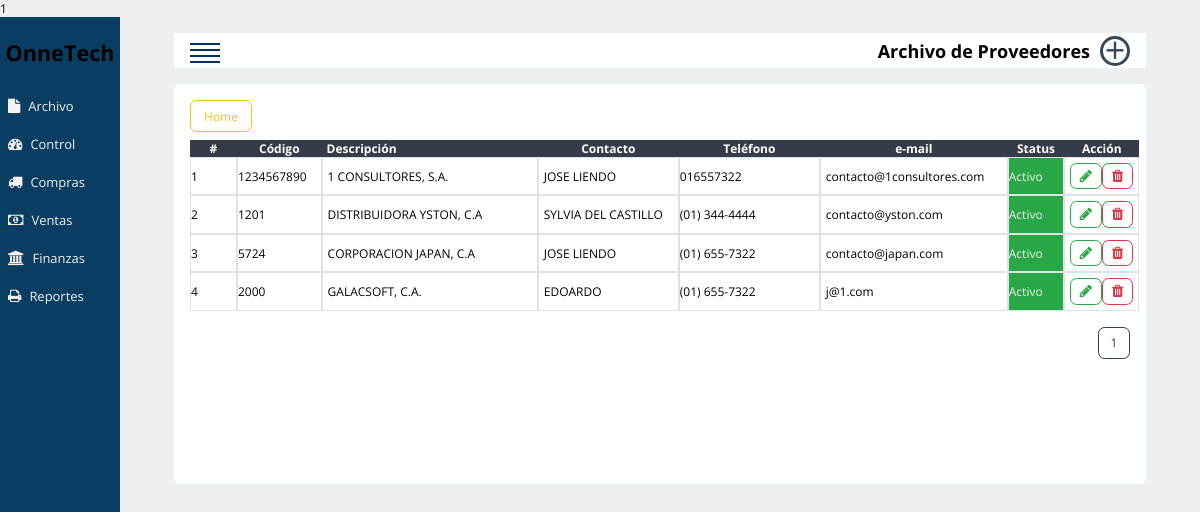
The page /provider.php on the database its author committed.
### tables this page shows
CREATE TABLE IF NOT EXISTS `fprovider` (
  `FP_ID` int(10) NOT NULL AUTO_INCREMENT,
  `FP_CODE` varchar(80) DEFAULT NULL,
  `FP_DESCRIPTION` varchar(180) DEFAULT NULL,
  `FP_TYPEPROVIDER` int(3) DEFAULT '1',
  `FP_TYPEDOC` int(3) DEFAULT NULL,
  `FP_DOCUMENT` varchar(50) DEFAULT NULL,
  `FP_ANDRESS1` varchar(200) DEFAULT NULL,
  `FP_ANDRESS2` varchar(200) DEFAULT NULL,
  `FP_ANDRESS3` varchar(200) DEFAULT NULL,
  `FP_PHONE1` varchar(50) DEFAULT NULL,
  `FP_PHONE2` varchar(50) DEFAULT NULL,
  `FP_MOVIL1` varchar(50) DEFAULT NULL,
  `FP_MOVIL2` varchar(50) DEFAULT NULL,
  `FP_CONTACT` varchar(50) DEFAULT NULL,
  `FP_EMAIL` varchar(50) DEFAULT NULL,
  `FP_EMAILALT` varchar(50) DEFAULT NULL,
  `FP_STARDATE` date DEFAULT NULL,
  `FP_WEBSITE` varchar(50) DEFAULT NULL,
  `FP_FACEBOOK` varchar(50) DEFAULT NULL,
  `FP_TWITTER` varchar(50) DEFAULT NULL,
  `FP_INSTAGRAM` varchar(50) DEFAULT NULL,
  `FP_CREDITDAY` int(5) DEFAULT '0',
  `FP_CREDITLIMIT` decimal(10,2) DEFAULT '0.00',
  `FP_PLUSDAY` int(5) DEFAULT '0',
  `FP_EXEMPT` int(2) DEFAULT '1',
  `FP_STATUS` int(2) DEFAULT '1',
  `FP_CREATEDATE` date DEFAULT NULL,
  `FP_LASTDATEMOD` timestamp NULL DEFAULT CURRENT_TIMESTAMP ON UPDATE CURRENT_TIMESTAMP,
  `FP_USER` int(11) DEFAULT NULL,
  PRIMARY KEY (`FP_ID`)
);

### model/provider.model.php (called while the page is built, shortened)
<?php
include('controller/method.controller.php');
$ListTable = new ListData($conexion);
$Vista = $ListTable->ListResultFile($conexion, 'fprovider',ItemsPager);
$row = count($Vista);
$numberPager = ceil(($row/ItemsPager));
$stard =0;
	$PagerResult = $ListTable->PagerResult($conexion,'fprovider','FP_ID',$stard,ItemsPager);
include('views/provider.view.php');

### controller/template.controller.php (called while the page is built, shortened)
<?php
class LinkGroup
{
	static public function Menu(){
		include 'views/modulos/menu.php';
	}
	static public function Provider(){
		include "model/provider.model.php";
	}
}

### provider.php (called while the page is built, shortened)
<?php
require_once ('controller/template.controller.php');
LinkGroup::Provider();

### controller/method.controller.php (called while the page is built, shortened)
<?php
class ListData
{
	public function ListResultFile($conexion,$table,$order){
		$sql = "SELECT * FROM $table ORDER BY $order";
			    $ListResultFile = $conexion->prepare($sql);
			    $ListResultFile->execute();
			    $rListResultFile = $ListResultFile->fetchAll();
			    return $rListResultFile;
	}
	public function PagerResult($conexion,$table,$Order,$pagestard,$items){
		$sql = "SELECT * FROM $table ORDER BY $Order LIMIT $pagestard,$items";
			    $PagerResult = $conexion->prepare($sql);
			    $PagerResult->execute();
			    $rPagerResult = $PagerResult->fetchAll();
			    return $rPagerResult;
	}
}

### views/modulos/__files/table_provider.php (the view, shortened to what this page needs)
<div class="ContentList" id="content_list">
	<div class="Table" id="table_items">
			<div class="HeaderTable">
				<h2 class="TextCenter">#</h2>
			</div>
			<div class="HeaderTable">
				<h2 class="TextCenter">Código</h2>
			</div>
			<div class="HeaderTable">
				<h2 class="TextLeft">Descripción</h2>
			</div>
			<div class="HeaderTable">
				<h2 class="TextCenter">Contacto</h2>
			</div>
			<div class="HeaderTable">
				<h2 class="TextCenter">Teléfono</h2>
			</div>
			<div class="HeaderTable">
				<h2 class="TextCenter">e-mail</h2>
			</div>
			<div class="HeaderTable">
				<h2 class="TextCenter">Status</h2>
			</div>
			<div class="HeaderTable">
				<h2 class="TextCenter">Acción</h2>
			</div>
			<?php
			foreach ($PagerResult as $key => $keyList): ?>
				<div class="TextCenter Border">
					<?php echo $key+1; ?>
				</div>
				<div class="TextCenter Border"><?php echo htmlspecialchars(utf8_encode($keyList['FP_CODE'])) ?></div>
				<div  class="TextLeft Border"><?php echo htmlspecialchars(utf8_encode($keyList['FP_DESCRIPTION'])) ?></div>
				<div  class="TextLeft Border"><?php echo htmlspecialchars(utf8_encode($keyList['FP_CONTACT'])) ?></div>
				<div class="TextCenter Border"><?php echo htmlspecialchars(utf8_encode($keyList['FP_PHONE1'])) ?></div>
				<div  class="TextLeft Border"><?php echo htmlspecialchars(utf8_encode($keyList['FP_EMAIL'])) ?></div>
				<div  class="TextCenter Border <?php if ($keyList['FP_STATUS']==0) {
					echo " Estado_Inactivo";
				} else{
					echo " Estado_Activo";
				} ?>"><?php if ($keyList['FP_STATUS']==0) {
					echo "Inactivo";
				} else{
					echo "Activo";
				} ?></div>
				<div class="TextCenter Border ContentActionBtm" id="event_btn">
					<a href="#" id="<?php echo htmlspecialchars(utf8_encode($keyList['FP_ID'])) ?>" class="Btn BtnSmTb InEdit" data="Edit"><i id="<?php echo htmlspecialchars(utf8_encode($keyList['FP_ID'])) ?>" data="Edit" class="fa fa-pencil" aria-hidden="true"></i></a>
					<a href="#" id="<?php echo htmlspecialchars(utf8_encode($keyList['FP_ID'])) ?>" class="Btn BtnSmTb InDanger" data="Delete"><i id="<?php echo htmlspecialchars(utf8_encode($keyList['FP_ID'])) ?>" data="Delete" class="fa fa-trash" aria-hidden="true"></i></a>
				</div>
			<?php endforeach;?>
		</div>
	</div>
	<div class="ContentPagination" id="pagination">
		<div class="Pagination">
			<?php for ($i=0; $i < $numberPager; $i++) { ; ?>
			<a href="<?php echo Url.'provider?pag='.($i+1) ?>" class="BtnSmall BtnPagination"><span><?php echo $i+1; ?></span></a>
			 <?php };  ?>
		</div>
	</div>

### public/css/default.css (style rules this page uses)
* { margin: 0px; padding: 0px; font-size: 12px; -webkit-box-sizing: border-box; -moz-box-sizing: border-box; box-sizing: border-box; font-family: 'Open Sans','Ubuntu', sans-serif; }
body { background-color: var(--BckFound); }
:root { --BackWht:#ffffff; --BckFound:#ecf0f1; --MenuSecond:#34495e; --Pagination: #2c3e50; --MenuFirst:#0A3D62; --ColorSave: #28a745; --ColorAdd: #3f51b5 ; --ColorCancel: #f44336; --ColorUpdate: #9c27b0; --ColorInfo: #03a9f4; --ColorRed:#dc3545; --ColorBlue: #2980b9; --ColorYellow:#f1c40f; --ColorOrange:#ff9800; --ColorAdmin:#c0392b; --ColorAdmin2: #8C2540; }
.ContentActionBtm { padding: 5px; display: flex; flex-direction: row; justify-content: space-between; }
.Btn { display: inline-block; background-color: transparent; -webkit-user-select: none; -moz-user-select: none; -ms-user-select: none; user-select: none; font-size: 0.5rem; padding: 5px; border: 1px solid transparent; border-radius: .55rem; }
.BtnSmTb { display: inline-block; background-color: transparent; -webkit-user-select: none; -moz-user-select: none; -ms-user-select: none; user-select: none; width: 50%; font-size: 1.2rem; padding: 5px; border: 1px solid transparent; border-radius: .55rem; }
.BtnSmall { display: inline-block; background-color: transparent; -webkit-user-select: none; -moz-user-select: none; -ms-user-select: none; user-select: none; font-size: 0.5rem; padding: 5px; border: 1px solid transparent; border-radius: .55rem; }
.BtnSmall>span { display: inline-block; width: 20px; height: 20px; display: flex; justify-content: center; align-items: center; }
.BtnPagination { color: var(--Pagination); border-color: var(--Pagination); }
.InEdit { color: var(--ColorSave); border-color: var(--ColorSave); }
.InDanger { color: #dc3545; border-color: #dc3545; }
.Estado_Activo { background-color: var(--ColorSave); color: #f2f2f2; }
.Table { width: 100%; margin-bottom: 16px; display: grid; grid-template-columns: 5% 9% 23% 15% 15% 20% 6% 8%; grid-row: auto; }
.HeaderTable { background: #353b48; color: #fff; }
.Border { display: flex; border:1px solid #dee2e6; align-items: center; }
.TextCenter { text-align: center; }
.TextLeft { text-align: left; padding-left: 5px; }
.ContentPagination { width: 100%; display: flex; justify-content: flex-end; }

### rows shown on the page
fprovider: FP_CODE "1234567890", FP_DESCRIPTION "1 CONSULTORES, S.A.", FP_CONTACT "JOSE LIENDO", FP_PHONE1 "016557322", FP_EMAIL "contacto@1consultores.com", FP_STATUS "Activo"
fprovider: FP_CODE "1201", FP_DESCRIPTION "DISTRIBUIDORA YSTON, C.A", FP_CONTACT "SYLVIA DEL CASTILLO", FP_PHONE1 "(01) 344-4444", FP_EMAIL "contacto@yston.com", FP_STATUS "Activo"
fprovider: FP_CODE "5724", FP_DESCRIPTION "CORPORACION JAPAN, C.A", FP_CONTACT "JOSE LIENDO", FP_PHONE1 "(01) 655-7322", FP_EMAIL "contacto@japan.com", FP_STATUS "Activo"
fprovider: FP_CODE "2000", FP_DESCRIPTION "GALACSOFT, C.A.", FP_CONTACT "EDOARDO", FP_PHONE1 "(01) 655-7322", FP_EMAIL "j@1.com", FP_STATUS "Activo"
